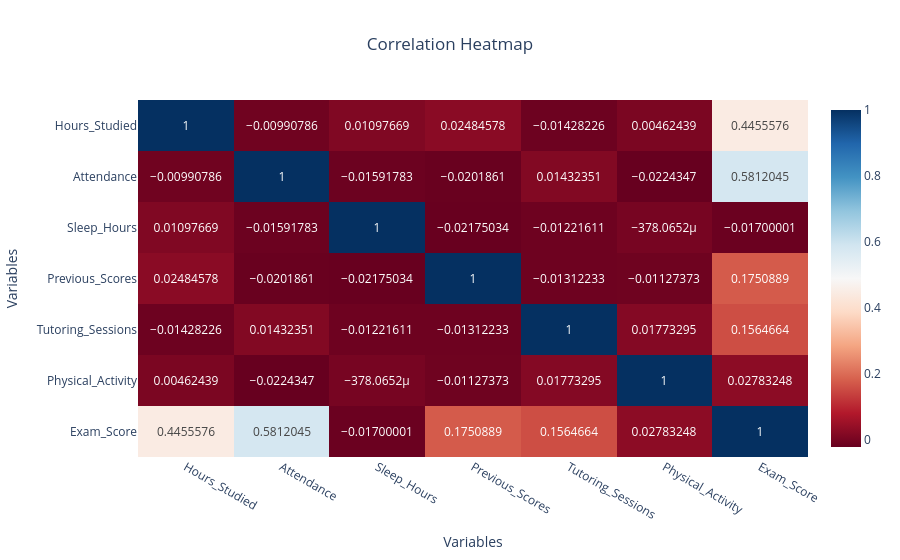

The notebook cell saved with this chart:
### Code cell
numeric_df = df.select_dtypes(include=[np.number])  # Selecting only numeric columns
correlation_matrix = numeric_df.corr() 


# Creating an interactive heatmap using Plotly  
heatmap_fig = px.imshow(correlation_matrix,   
                         text_auto=True,  # To show correlation coefficients on the heatmap  
                         color_continuous_scale='RdBu',   
                         title='Correlation Heatmap',   
                         aspect='auto')  

# Updating layout for better appearance  
heatmap_fig.update_layout(xaxis_title='Variables',   
                           yaxis_title='Variables',   
                           title_x=0.5)  # Center the title  

heatmap_fig.show()

### Figure 1 — Plotly figure (JSON) as saved in the notebook; plotly's stock layout.template omitted (floating-point values rounded to 4 significant figures)
{"data": [{"coloraxis": "coloraxis", "hovertemplate": "x: %{x}<br>y: %{y}<br>color: %{z}<extra></extra>", "name": "0", "texttemplate": "%{z}", "type": "heatmap", "x": ["Hours_Studied", "Attendance", "Sleep_Hours", "Previous_Scores", "Tutoring_Sessions", "Physical_Activity", "Exam_Score"], "xaxis": "x", "y": ["Hours_Studied", "Attendance", "Sleep_Hours", "Previous_Scores", "Tutoring_Sessions", "Physical_Activity", "Exam_Score"], "yaxis": "y", "z": [[1, -0.009908, 0.01098, 0.02485, -0.01428, 0.004624, 0.4456], [-0.009908, 1, -0.01592, -0.02019, 0.01432, -0.02243, 0.5812], [0.01098, -0.01592, 1, -0.02175, -0.01222, -0.0003781, -0.017], [0.02485, -0.02019, -0.02175, 1, -0.01312, -0.01127, 0.1751], [-0.01428, 0.01432, -0.01222, -0.01312, 1, 0.01773, 0.1565], [0.004624, -0.02243, -0.0003781, -0.01127, 0.01773, 1, 0.02783], [0.4456, 0.5812, -0.017, 0.1751, 0.1565, 0.02783, 1]]}], "layout": {"autosize": true, "coloraxis": {"colorscale": [[0, "rgb(103,0,31)"], [0.1, "rgb(178,24,43)"], [0.2, "rgb(214,96,77)"], [0.3, "rgb(244,165,130)"], [0.4, "rgb(253,219,199)"], [0.5, "rgb(247,247,247)"], [0.6, "rgb(209,229,240)"], [0.7, "rgb(146,197,222)"], [0.8, "rgb(67,147,195)"], [0.9, "rgb(33,102,172)"], [1, "rgb(5,48,97)"]]}, "title": {"text": "Correlation Heatmap", "x": 0.5}, "xaxis": {"anchor": "y", "autorange": true, "domain": [0, 1], "range": [-0.5, 6.5], "title": {"text": "Variables"}, "type": "category"}, "yaxis": {"anchor": "x", "autorange": true, "domain": [0, 1], "range": [6.5, -0.5], "title": {"text": "Variables"}, "type": "category"}}}
